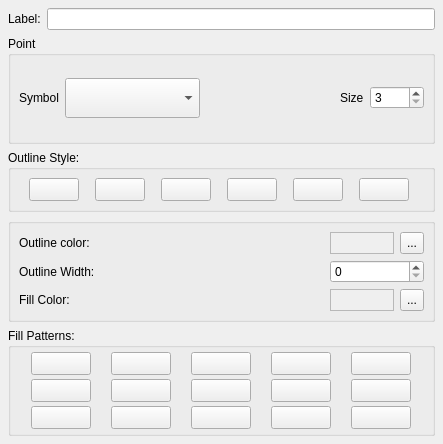
<ui version="4.0" >
 <author></author>
 <comment></comment>
 <exportmacro></exportmacro>
 <class>QgsSiSyDialogBase</class>
 <widget class="QDialog" name="QgsSiSyDialogBase" >
  <property name="geometry" >
   <rect>
    <x>0</x>
    <y>0</y>
    <width>443</width>
    <height>444</height>
   </rect>
  </property>
  <property name="sizePolicy" >
   <sizepolicy>
    <hsizetype>3</hsizetype>
    <vsizetype>5</vsizetype>
    <horstretch>0</horstretch>
    <verstretch>0</verstretch>
   </sizepolicy>
  </property>
  <property name="windowTitle" >
   <string>Single Symbol</string>
  </property>
  <layout class="QGridLayout" >
   <property name="margin" >
    <number>8</number>
   </property>
   <property name="spacing" >
    <number>6</number>
   </property>
   <item row="4" column="0" >
    <widget class="QGroupBox" name="grpPattern" >
     <property name="title" >
      <string>Fill Patterns:</string>
     </property>
     <layout class="QGridLayout" >
      <property name="margin" >
       <number>4</number>
      </property>
      <property name="spacing" >
       <number>4</number>
      </property>
      <item row="0" column="4" >
       <widget class="QToolButton" name="bdiag" >
        <property name="sizePolicy" >
         <sizepolicy>
          <hsizetype>1</hsizetype>
          <vsizetype>1</vsizetype>
          <horstretch>0</horstretch>
          <verstretch>0</verstretch>
         </sizepolicy>
        </property>
        <property name="minimumSize" >
         <size>
          <width>0</width>
          <height>0</height>
         </size>
        </property>
        <property name="maximumSize" >
         <size>
          <width>60</width>
          <height>30</height>
         </size>
        </property>
        <property name="text" >
         <string/>
        </property>
        <property name="checkable" >
         <bool>true</bool>
        </property>
        <property name="autoExclusive" >
         <bool>true</bool>
        </property>
       </widget>
      </item>
      <item row="1" column="4" >
       <widget class="QToolButton" name="dense3" >
        <property name="sizePolicy" >
         <sizepolicy>
          <hsizetype>5</hsizetype>
          <vsizetype>5</vsizetype>
          <horstretch>0</horstretch>
          <verstretch>0</verstretch>
         </sizepolicy>
        </property>
        <property name="minimumSize" >
         <size>
          <width>0</width>
          <height>0</height>
         </size>
        </property>
        <property name="maximumSize" >
         <size>
          <width>60</width>
          <height>30</height>
         </size>
        </property>
        <property name="text" >
         <string/>
        </property>
        <property name="checkable" >
         <bool>true</bool>
        </property>
        <property name="autoExclusive" >
         <bool>true</bool>
        </property>
       </widget>
      </item>
      <item row="0" column="3" >
       <widget class="QToolButton" name="horizontal" >
        <property name="maximumSize" >
         <size>
          <width>60</width>
          <height>30</height>
         </size>
        </property>
        <property name="text" >
         <string/>
        </property>
        <property name="checkable" >
         <bool>true</bool>
        </property>
        <property name="autoExclusive" >
         <bool>true</bool>
        </property>
       </widget>
      </item>
      <item row="2" column="4" >
       <widget class="QToolButton" name="nopen" >
        <property name="sizePolicy" >
         <sizepolicy>
          <hsizetype>5</hsizetype>
          <vsizetype>5</vsizetype>
          <horstretch>0</horstretch>
          <verstretch>0</verstretch>
         </sizepolicy>
        </property>
        <property name="minimumSize" >
         <size>
          <width>0</width>
          <height>0</height>
         </size>
        </property>
        <property name="maximumSize" >
         <size>
          <width>60</width>
          <height>30</height>
         </size>
        </property>
        <property name="text" >
         <string/>
        </property>
        <property name="checkable" >
         <bool>true</bool>
        </property>
        <property name="autoExclusive" >
         <bool>true</bool>
        </property>
       </widget>
      </item>
      <item row="0" column="0" >
       <widget class="QToolButton" name="solid" >
        <property name="maximumSize" >
         <size>
          <width>60</width>
          <height>30</height>
         </size>
        </property>
        <property name="text" >
         <string/>
        </property>
        <property name="checkable" >
         <bool>true</bool>
        </property>
        <property name="autoExclusive" >
         <bool>true</bool>
        </property>
       </widget>
      </item>
      <item row="1" column="0" >
       <widget class="QToolButton" name="diagcross" >
        <property name="maximumSize" >
         <size>
          <width>60</width>
          <height>30</height>
         </size>
        </property>
        <property name="text" >
         <string/>
        </property>
        <property name="checkable" >
         <bool>true</bool>
        </property>
        <property name="autoExclusive" >
         <bool>true</bool>
        </property>
       </widget>
      </item>
      <item row="2" column="0" >
       <widget class="QToolButton" name="dense6" >
        <property name="sizePolicy" >
         <sizepolicy>
          <hsizetype>5</hsizetype>
          <vsizetype>5</vsizetype>
          <horstretch>0</horstretch>
          <verstretch>0</verstretch>
         </sizepolicy>
        </property>
        <property name="maximumSize" >
         <size>
          <width>60</width>
          <height>30</height>
         </size>
        </property>
        <property name="text" >
         <string/>
        </property>
        <property name="checkable" >
         <bool>true</bool>
        </property>
        <property name="autoExclusive" >
         <bool>true</bool>
        </property>
       </widget>
      </item>
      <item row="0" column="1" >
       <widget class="QToolButton" name="fdiag" >
        <property name="maximumSize" >
         <size>
          <width>60</width>
          <height>30</height>
         </size>
        </property>
        <property name="text" >
         <string/>
        </property>
        <property name="checkable" >
         <bool>true</bool>
        </property>
        <property name="autoExclusive" >
         <bool>true</bool>
        </property>
       </widget>
      </item>
      <item row="1" column="1" >
       <widget class="QToolButton" name="dense5" >
        <property name="maximumSize" >
         <size>
          <width>60</width>
          <height>30</height>
         </size>
        </property>
        <property name="text" >
         <string/>
        </property>
        <property name="checkable" >
         <bool>true</bool>
        </property>
        <property name="autoExclusive" >
         <bool>true</bool>
        </property>
       </widget>
      </item>
      <item row="2" column="1" >
       <widget class="QToolButton" name="cross" >
        <property name="sizePolicy" >
         <sizepolicy>
          <hsizetype>5</hsizetype>
          <vsizetype>5</vsizetype>
          <horstretch>0</horstretch>
          <verstretch>0</verstretch>
         </sizepolicy>
        </property>
        <property name="maximumSize" >
         <size>
          <width>60</width>
          <height>30</height>
         </size>
        </property>
        <property name="text" >
         <string/>
        </property>
        <property name="checkable" >
         <bool>true</bool>
        </property>
        <property name="autoExclusive" >
         <bool>true</bool>
        </property>
       </widget>
      </item>
      <item row="0" column="2" >
       <widget class="QToolButton" name="dense4" >
        <property name="maximumSize" >
         <size>
          <width>60</width>
          <height>30</height>
         </size>
        </property>
        <property name="text" >
         <string/>
        </property>
        <property name="checkable" >
         <bool>true</bool>
        </property>
        <property name="autoExclusive" >
         <bool>true</bool>
        </property>
       </widget>
      </item>
      <item row="1" column="2" >
       <widget class="QToolButton" name="vertical" >
        <property name="maximumSize" >
         <size>
          <width>60</width>
          <height>30</height>
         </size>
        </property>
        <property name="text" >
         <string/>
        </property>
        <property name="checkable" >
         <bool>true</bool>
        </property>
        <property name="autoExclusive" >
         <bool>true</bool>
        </property>
       </widget>
      </item>
      <item row="2" column="2" >
       <widget class="QToolButton" name="dense2" >
        <property name="sizePolicy" >
         <sizepolicy>
          <hsizetype>5</hsizetype>
          <vsizetype>5</vsizetype>
          <horstretch>0</horstretch>
          <verstretch>0</verstretch>
         </sizepolicy>
        </property>
        <property name="maximumSize" >
         <size>
          <width>60</width>
          <height>30</height>
         </size>
        </property>
        <property name="text" >
         <string/>
        </property>
        <property name="checkable" >
         <bool>true</bool>
        </property>
        <property name="autoExclusive" >
         <bool>true</bool>
        </property>
       </widget>
      </item>
      <item row="1" column="3" >
       <widget class="QToolButton" name="dense1" >
        <property name="maximumSize" >
         <size>
          <width>60</width>
          <height>30</height>
         </size>
        </property>
        <property name="text" >
         <string/>
        </property>
        <property name="checkable" >
         <bool>true</bool>
        </property>
        <property name="autoExclusive" >
         <bool>true</bool>
        </property>
       </widget>
      </item>
      <item row="2" column="3" >
       <widget class="QToolButton" name="dense7" >
        <property name="sizePolicy" >
         <sizepolicy>
          <hsizetype>5</hsizetype>
          <vsizetype>5</vsizetype>
          <horstretch>0</horstretch>
          <verstretch>0</verstretch>
         </sizepolicy>
        </property>
        <property name="maximumSize" >
         <size>
          <width>60</width>
          <height>30</height>
         </size>
        </property>
        <property name="text" >
         <string/>
        </property>
        <property name="checkable" >
         <bool>true</bool>
        </property>
        <property name="autoExclusive" >
         <bool>true</bool>
        </property>
       </widget>
      </item>
     </layout>
    </widget>
   </item>
   <item row="1" column="0" >
    <widget class="QGroupBox" name="mGroupPoint" >
     <property name="title" >
      <string>Point</string>
     </property>
     <layout class="QGridLayout" >
      <property name="margin" >
       <number>8</number>
      </property>
      <property name="spacing" >
       <number>6</number>
      </property>
      <item row="0" column="2" >
       <spacer>
        <property name="orientation" >
         <enum>Qt::Horizontal</enum>
        </property>
        <property name="sizeType" >
         <enum>QSizePolicy::Expanding</enum>
        </property>
        <property name="sizeHint" >
         <size>
          <width>78</width>
          <height>35</height>
         </size>
        </property>
       </spacer>
      </item>
      <item row="0" column="1" >
       <widget class="QComboBox" name="mPointSymbolComboBox" >
        <property name="sizePolicy" >
         <sizepolicy>
          <hsizetype>7</hsizetype>
          <vsizetype>7</vsizetype>
          <horstretch>0</horstretch>
          <verstretch>0</verstretch>
         </sizepolicy>
        </property>
        <property name="minimumSize" >
         <size>
          <width>0</width>
          <height>0</height>
         </size>
        </property>
        <property name="maximumSize" >
         <size>
          <width>32767</width>
          <height>40</height>
         </size>
        </property>
       </widget>
      </item>
      <item row="0" column="3" >
       <widget class="QLabel" name="textLabel1_2" >
        <property name="text" >
         <string>Size</string>
        </property>
       </widget>
      </item>
      <item row="0" column="4" >
       <widget class="QSpinBox" name="mPointSizeSpinBox" >
        <property name="maximum" >
         <number>1000</number>
        </property>
        <property name="minimum" >
         <number>3</number>
        </property>
        <property name="singleStep" >
         <number>1</number>
        </property>
        <property name="value" >
         <number>3</number>
        </property>
       </widget>
      </item>
      <item row="0" column="0" >
       <widget class="QLabel" name="textLabel1" >
        <property name="sizePolicy" >
         <sizepolicy>
          <hsizetype>5</hsizetype>
          <vsizetype>1</vsizetype>
          <horstretch>0</horstretch>
          <verstretch>0</verstretch>
         </sizepolicy>
        </property>
        <property name="text" >
         <string>Symbol</string>
        </property>
       </widget>
      </item>
     </layout>
    </widget>
   </item>
   <item row="3" column="0" >
    <widget class="QGroupBox" name="groupBox_3" >
     <property name="title" >
      <string/>
     </property>
     <layout class="QGridLayout" >
      <property name="margin" >
       <number>8</number>
      </property>
      <property name="spacing" >
       <number>6</number>
      </property>
      <item row="1" column="0" colspan="2" >
       <widget class="QLabel" name="outlinewidthlabel" >
        <property name="text" >
         <string>Outline Width:</string>
        </property>
       </widget>
      </item>
      <item row="1" column="2" >
       <spacer>
        <property name="orientation" >
         <enum>Qt::Horizontal</enum>
        </property>
        <property name="sizeType" >
         <enum>QSizePolicy::Expanding</enum>
        </property>
        <property name="sizeHint" >
         <size>
          <width>159</width>
          <height>16</height>
         </size>
        </property>
       </spacer>
      </item>
      <item row="1" column="3" colspan="2" >
       <widget class="QSpinBox" name="outlinewidthspinbox" >
        <property name="sizePolicy" >
         <sizepolicy>
          <hsizetype>4</hsizetype>
          <vsizetype>0</vsizetype>
          <horstretch>0</horstretch>
          <verstretch>0</verstretch>
         </sizepolicy>
        </property>
        <property name="maximumSize" >
         <size>
          <width>100</width>
          <height>32767</height>
         </size>
        </property>
        <property name="minimum" >
         <number>0</number>
        </property>
       </widget>
      </item>
      <item row="2" column="4" >
       <widget class="QToolButton" name="btnFillColor" >
        <property name="sizePolicy" >
         <sizepolicy>
          <hsizetype>4</hsizetype>
          <vsizetype>1</vsizetype>
          <horstretch>0</horstretch>
          <verstretch>0</verstretch>
         </sizepolicy>
        </property>
        <property name="minimumSize" >
         <size>
          <width>22</width>
          <height>22</height>
         </size>
        </property>
        <property name="maximumSize" >
         <size>
          <width>36</width>
          <height>22</height>
         </size>
        </property>
        <property name="text" >
         <string>...</string>
        </property>
       </widget>
      </item>
      <item row="2" column="3" >
       <widget class="QLabel" name="lblFillColor" >
        <property name="sizePolicy" >
         <sizepolicy>
          <hsizetype>4</hsizetype>
          <vsizetype>1</vsizetype>
          <horstretch>0</horstretch>
          <verstretch>0</verstretch>
         </sizepolicy>
        </property>
        <property name="minimumSize" >
         <size>
          <width>64</width>
          <height>22</height>
         </size>
        </property>
        <property name="maximumSize" >
         <size>
          <width>64</width>
          <height>22</height>
         </size>
        </property>
        <property name="autoFillBackground" >
         <bool>true</bool>
        </property>
        <property name="frameShape" >
         <enum>QFrame::StyledPanel</enum>
        </property>
        <property name="frameShadow" >
         <enum>QFrame::Sunken</enum>
        </property>
        <property name="text" >
         <string/>
        </property>
       </widget>
      </item>
      <item row="2" column="1" colspan="2" >
       <spacer>
        <property name="orientation" >
         <enum>Qt::Horizontal</enum>
        </property>
        <property name="sizeType" >
         <enum>QSizePolicy::Expanding</enum>
        </property>
        <property name="sizeHint" >
         <size>
          <width>138</width>
          <height>16</height>
         </size>
        </property>
       </spacer>
      </item>
      <item row="2" column="0" >
       <widget class="QLabel" name="fillcolorlabel" >
        <property name="text" >
         <string>Fill Color:</string>
        </property>
       </widget>
      </item>
      <item row="0" column="0" colspan="2" >
       <widget class="QLabel" name="outlinecolorlabel" >
        <property name="text" >
         <string>Outline color:</string>
        </property>
       </widget>
      </item>
      <item row="0" column="2" >
       <spacer>
        <property name="orientation" >
         <enum>Qt::Horizontal</enum>
        </property>
        <property name="sizeType" >
         <enum>QSizePolicy::Expanding</enum>
        </property>
        <property name="sizeHint" >
         <size>
          <width>116</width>
          <height>16</height>
         </size>
        </property>
       </spacer>
      </item>
      <item row="0" column="3" >
       <widget class="QLabel" name="lblOutlineColor" >
        <property name="sizePolicy" >
         <sizepolicy>
          <hsizetype>4</hsizetype>
          <vsizetype>1</vsizetype>
          <horstretch>0</horstretch>
          <verstretch>0</verstretch>
         </sizepolicy>
        </property>
        <property name="minimumSize" >
         <size>
          <width>64</width>
          <height>22</height>
         </size>
        </property>
        <property name="maximumSize" >
         <size>
          <width>64</width>
          <height>22</height>
         </size>
        </property>
        <property name="autoFillBackground" >
         <bool>true</bool>
        </property>
        <property name="frameShape" >
         <enum>QFrame::StyledPanel</enum>
        </property>
        <property name="frameShadow" >
         <enum>QFrame::Sunken</enum>
        </property>
        <property name="text" >
         <string/>
        </property>
       </widget>
      </item>
      <item row="0" column="4" >
       <widget class="QToolButton" name="btnOutlineColor" >
        <property name="minimumSize" >
         <size>
          <width>22</width>
          <height>22</height>
         </size>
        </property>
        <property name="maximumSize" >
         <size>
          <width>36</width>
          <height>22</height>
         </size>
        </property>
        <property name="text" >
         <string>...</string>
        </property>
       </widget>
      </item>
     </layout>
    </widget>
   </item>
   <item row="2" column="0" >
    <widget class="QGroupBox" name="groupBox_2" >
     <property name="title" >
      <string>Outline Style:</string>
     </property>
     <layout class="QGridLayout" >
      <property name="margin" >
       <number>8</number>
      </property>
      <property name="spacing" >
       <number>6</number>
      </property>
      <item row="0" column="2" >
       <widget class="QToolButton" name="pbnLineDashDot" >
        <property name="maximumSize" >
         <size>
          <width>50</width>
          <height>30</height>
         </size>
        </property>
        <property name="text" >
         <string/>
        </property>
        <property name="checkable" >
         <bool>true</bool>
        </property>
        <property name="autoExclusive" >
         <bool>true</bool>
        </property>
       </widget>
      </item>
      <item row="0" column="4" >
       <widget class="QToolButton" name="pbnLineDashDotDot" >
        <property name="maximumSize" >
         <size>
          <width>50</width>
          <height>30</height>
         </size>
        </property>
        <property name="text" >
         <string/>
        </property>
        <property name="checkable" >
         <bool>true</bool>
        </property>
        <property name="autoExclusive" >
         <bool>true</bool>
        </property>
       </widget>
      </item>
      <item row="0" column="0" >
       <widget class="QToolButton" name="pbnLineSolid" >
        <property name="maximumSize" >
         <size>
          <width>50</width>
          <height>30</height>
         </size>
        </property>
        <property name="text" >
         <string/>
        </property>
        <property name="checkable" >
         <bool>true</bool>
        </property>
        <property name="autoExclusive" >
         <bool>true</bool>
        </property>
       </widget>
      </item>
      <item row="0" column="3" >
       <widget class="QToolButton" name="pbnLineDash" >
        <property name="maximumSize" >
         <size>
          <width>50</width>
          <height>30</height>
         </size>
        </property>
        <property name="text" >
         <string/>
        </property>
        <property name="checkable" >
         <bool>true</bool>
        </property>
        <property name="autoExclusive" >
         <bool>true</bool>
        </property>
       </widget>
      </item>
      <item row="0" column="1" >
       <widget class="QToolButton" name="pbnLineDot" >
        <property name="maximumSize" >
         <size>
          <width>50</width>
          <height>30</height>
         </size>
        </property>
        <property name="text" >
         <string/>
        </property>
        <property name="checkable" >
         <bool>true</bool>
        </property>
        <property name="autoExclusive" >
         <bool>true</bool>
        </property>
       </widget>
      </item>
      <item row="0" column="5" >
       <widget class="QToolButton" name="pbnLineNoPen" >
        <property name="maximumSize" >
         <size>
          <width>50</width>
          <height>30</height>
         </size>
        </property>
        <property name="text" >
         <string/>
        </property>
        <property name="checkable" >
         <bool>true</bool>
        </property>
        <property name="autoExclusive" >
         <bool>true</bool>
        </property>
       </widget>
      </item>
     </layout>
    </widget>
   </item>
   <item row="0" column="0" >
    <layout class="QHBoxLayout" >
     <property name="margin" >
      <number>0</number>
     </property>
     <property name="spacing" >
      <number>6</number>
     </property>
     <item>
      <widget class="QLabel" name="mLabel" >
       <property name="minimumSize" >
        <size>
         <width>0</width>
         <height>22</height>
        </size>
       </property>
       <property name="text" >
        <string>Label:</string>
       </property>
      </widget>
     </item>
     <item>
      <widget class="QLineEdit" name="mLabelEdit" >
       <property name="minimumSize" >
        <size>
         <width>0</width>
         <height>22</height>
        </size>
       </property>
      </widget>
     </item>
    </layout>
   </item>
  </layout>
 </widget>
 <layoutdefault spacing="6" margin="11" />
 <pixmapfunction>qPixmapFromMimeSource</pixmapfunction>
 <resources/>
 <connections/>
</ui>
